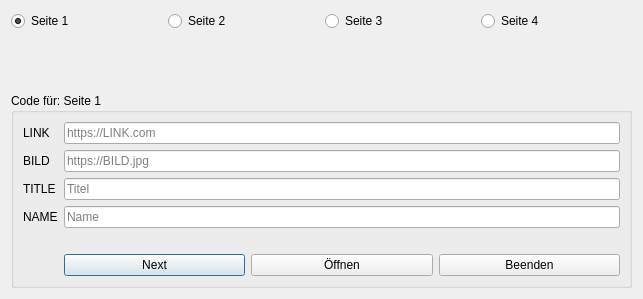
<?xml version="1.0" encoding="UTF-8"?>
<ui version="4.0">
 <class>dialog</class>
 <widget class="QDialog" name="dialog">
  <property name="geometry">
   <rect>
    <x>0</x>
    <y>0</y>
    <width>643</width>
    <height>299</height>
   </rect>
  </property>
  <property name="windowTitle">
   <string>CodeCreator  v2.0.5</string>
  </property>
  <layout class="QVBoxLayout" name="verticalLayout_2">
   <item>
    <layout class="QVBoxLayout" name="verticalLayout">
     <item>
      <layout class="QHBoxLayout" name="horizontalLayout">
       <item>
        <widget class="QRadioButton" name="radioButton1">
         <property name="toolTip">
          <string>Standard-Seite1</string>
         </property>
         <property name="text">
          <string>Seite 1</string>
         </property>
         <property name="checked">
          <bool>true</bool>
         </property>
        </widget>
       </item>
       <item>
        <widget class="QRadioButton" name="radioButton2">
         <property name="text">
          <string>Seite 2</string>
         </property>
        </widget>
       </item>
       <item>
        <widget class="QRadioButton" name="radioButton3">
         <property name="text">
          <string>Seite 3</string>
         </property>
        </widget>
       </item>
       <item>
        <widget class="QRadioButton" name="radioButton4">
         <property name="text">
          <string>Seite 4</string>
         </property>
        </widget>
       </item>
      </layout>
     </item>
     <item>
      <spacer name="verticalSpacer">
       <property name="orientation">
        <enum>Qt::Vertical</enum>
       </property>
       <property name="sizeHint" stdset="0">
        <size>
         <width>20</width>
         <height>40</height>
        </size>
       </property>
      </spacer>
     </item>
     <item>
      <widget class="QGroupBox" name="groupBoxCode">
       <property name="title">
        <string>Code für: Seite 1</string>
       </property>
       <layout class="QGridLayout" name="gridLayout">
        <item row="7" column="1">
         <widget class="QSplitter" name="splitter">
          <property name="orientation">
           <enum>Qt::Horizontal</enum>
          </property>
          <widget class="QWidget" name="layoutWidget">
           <layout class="QHBoxLayout" name="horizontalLayout_2">
            <item>
             <widget class="QPushButton" name="pushButtonNext">
              <property name="toolTip">
               <string>Nächste Code</string>
              </property>
              <property name="text">
               <string>Next</string>
              </property>
             </widget>
            </item>
            <item>
             <widget class="QPushButton" name="pushButtonOpen">
              <property name="toolTip">
               <string>Öffne fertige Code Datei</string>
              </property>
              <property name="text">
               <string>Öffnen</string>
              </property>
             </widget>
            </item>
            <item>
             <widget class="QPushButton" name="pushButtonExit">
              <property name="toolTip">
               <string>Beende CodeCreator</string>
              </property>
              <property name="text">
               <string>Beenden</string>
              </property>
             </widget>
            </item>
           </layout>
          </widget>
         </widget>
        </item>
        <item row="2" column="1">
         <widget class="QLineEdit" name="lineEditBILD">
          <property name="placeholderText">
           <string>https://BILD.jpg</string>
          </property>
         </widget>
        </item>
        <item row="3" column="0">
         <widget class="QLabel" name="labelTITLE">
          <property name="text">
           <string>TITLE</string>
          </property>
         </widget>
        </item>
        <item row="2" column="0">
         <widget class="QLabel" name="labelBILD">
          <property name="text">
           <string>BILD</string>
          </property>
         </widget>
        </item>
        <item row="4" column="1">
         <widget class="QLineEdit" name="lineEditNAME">
          <property name="placeholderText">
           <string>Name</string>
          </property>
         </widget>
        </item>
        <item row="1" column="1">
         <widget class="QLineEdit" name="lineEditLINK">
          <property name="placeholderText">
           <string>https://LINK.com</string>
          </property>
         </widget>
        </item>
        <item row="1" column="0">
         <widget class="QLabel" name="labelLINK">
          <property name="text">
           <string>LINK</string>
          </property>
         </widget>
        </item>
        <item row="3" column="1">
         <widget class="QLineEdit" name="lineEditTITLE">
          <property name="placeholderText">
           <string>Titel</string>
          </property>
         </widget>
        </item>
        <item row="4" column="0">
         <widget class="QLabel" name="labelNAME">
          <property name="text">
           <string>NAME</string>
          </property>
         </widget>
        </item>
        <item row="5" column="1">
         <widget class="QLabel" name="labelInfo">
          <property name="text">
           <string/>
          </property>
         </widget>
        </item>
       </layout>
      </widget>
     </item>
    </layout>
   </item>
  </layout>
 </widget>
 <tabstops>
  <tabstop>lineEditLINK</tabstop>
  <tabstop>lineEditBILD</tabstop>
  <tabstop>lineEditTITLE</tabstop>
  <tabstop>lineEditNAME</tabstop>
  <tabstop>radioButton1</tabstop>
  <tabstop>pushButtonNext</tabstop>
  <tabstop>pushButtonExit</tabstop>
  <tabstop>radioButton2</tabstop>
  <tabstop>radioButton3</tabstop>
  <tabstop>radioButton4</tabstop>
 </tabstops>
 <resources/>
 <connections>
  <connection>
   <sender>pushButtonExit</sender>
   <signal>clicked()</signal>
   <receiver>dialog</receiver>
   <slot>close()</slot>
   <hints>
    <hint type="sourcelabel">
     <x>851</x>
     <y>298</y>
    </hint>
    <hint type="destinationlabel">
     <x>553</x>
     <y>205</y>
    </hint>
   </hints>
  </connection>
 </connections>
 <slots>
  <slot>print()</slot>
  <slot>clear()</slot>
 </slots>
</ui>
